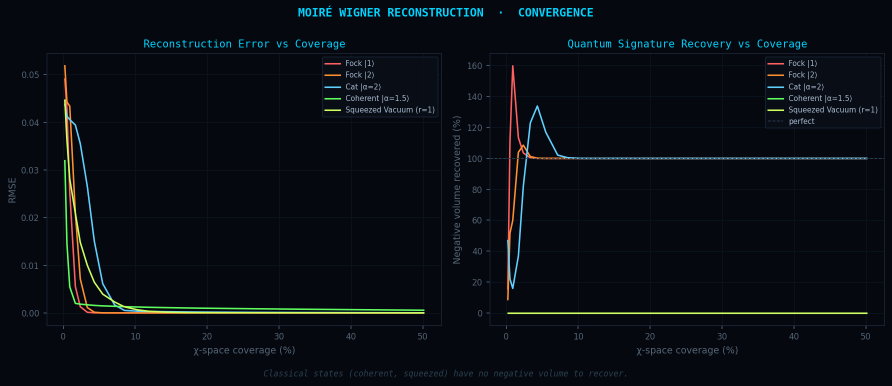
#> input picture Moiré Quantum Phase-Space Reconstructor/convergence.png, 1784 x 772 px (shown at 1/2 size)
$ python make_fig2d_v4.py '../../../Moiré Quantum Phase-Space Reconstructor/convergence.png'
#> lines starting #> are read from the running program, lines starting #| are printed output that depends on the picture
"""Regenerates panel (d) of Fig. 2 (arXiv:2608.18886 v4) from the ten exact-profile
harmonics a_k (as in protocol_sensitivity_v2_1.py), normalized to the mean, and pastes it
over the lower-right quadrant of the v3 figure. Usage: python make_fig2d_v4.py paper_fig1_mechanics.png
Writes panel_d.png and paper_fig1_mechanics_v4.png. v3's panel (d) was normalized to the
CHSH-angle value, which made the fringe read as zero there."""
import numpy as np, matplotlib
matplotlib.use('Agg')
import matplotlib.pyplot as plt
plt.rcParams.update({'font.family':'DejaVu Sans','font.size':9,'mathtext.fontset':'dejavusans'})
from PIL import Image
A_K=np.array([5.773052e-02,9.834086e-03,3.100640e-03,1.331055e-03,6.853649e-04,
              3.973659e-04,2.503605e-04,1.677163e-04,1.177647e-04,8.582444e-05])
k=np.arange(1,11)
R=lambda d: 1+np.sum(A_K[:,None]*np.cos(4*k[:,None]*np.deg2rad(d)[None,:]),axis=0)
D=np.linspace(0,90,901)
G='#1d9e75'; O='#d85a30'; C='#555577'
W,H,dpi=977,702,170
fig=plt.figure(figsize=(W/dpi,H/dpi),dpi=dpi)
ax=fig.add_axes([122.5/W,1-604.5/H,(950.5-122.5)/W,(599.5-60.5)/H])
ax.plot(D,R(D),color=G,lw=2,label='this class: cos 4$\\Delta$ fringe')
ax.axhline(1.0,color=O,ls='--',lw=1.5,label='quantum mechanics: flat')
rc=R(np.array([22.5]))[0]
for x in (22.5,67.5):
    ax.axvline(x,color=C,ls=':',lw=1)
    ax.plot([x],[rc],'o',color=C,ms=4,zorder=5)
ax.plot([22.5,67.5],[rc,rc],color=C,ls=':',lw=1)
ax.text(24,1.055,'CHSH angle:\n%.3f of mean'%rc,color=C,fontsize=8,va='center')
ax.text(52.5,1.055,'CHSH angle:\n%.3f of mean'%rc,color=C,fontsize=8,va='center')
ax.text(45,rc-0.004,'equal, not zero',color=C,fontsize=8,ha='center',va='top')
r0,r45=R(np.array([0.0]))[0],R(np.array([45.0]))[0]
ax.plot([0,45],[r0,r45],'s',mfc='white',mec=G,ms=5,zorder=6)
ax.text(45,r45-0.003,'0° vs 45°: ratio %.2f'%(r0/r45),color=G,fontsize=8,ha='center',va='top')
ax.set_xlim(-4.5,94.5); ax.set_ylim(0.935,1.09)
ax.set_xlabel('relative angle $\\Delta$ (deg)')
ax.set_ylabel('total coincidence rate (norm. to mean)')
ax.set_title('(d) The fourfold-sum fringe: equal values,\nnot zero, at the two CHSH relative angles',fontsize=10)
ax.legend(loc='upper center',fontsize=8)
fig.savefig('panel_d.png',dpi=dpi)
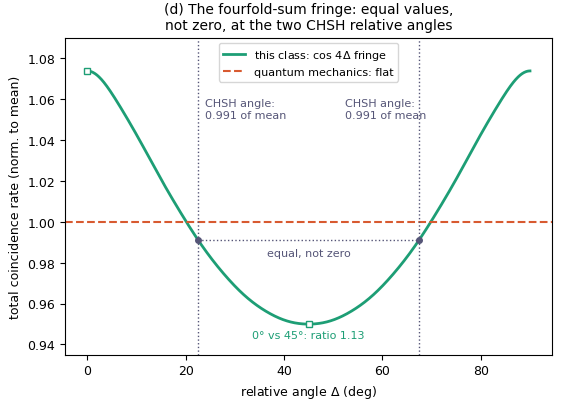
#> figure drawn by matplotlib, 1 panel; curve peaks at x = 0, y = 1.07
print('R0',r0,'R45',r45,'R22.5',rc,'ratio',r0/r45)
import sys
src=sys.argv[1] if len(sys.argv)>1 else 'paper_fig1_mechanics.png'
orig=Image.open(src).convert('RGBA')
#> orig is the input picture: PIL image 1784x772 RGBA; mean R, G, B, A 8.8, 13.6, 19.8, 255
p=Image.open('panel_d.png').convert('RGBA'); print(p.size)
#> after `p = Image.open('panel_d.png').convert('RGBA')`:
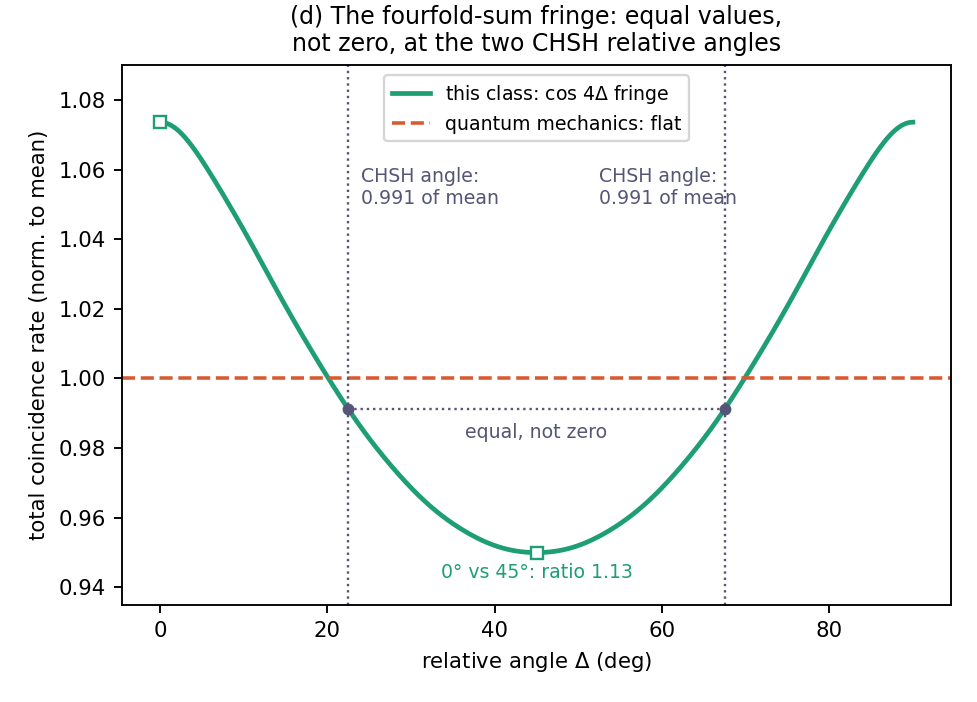
#> p: PIL image 977x702 RGBA; mean R, G, B, A 245.4, 246.3, 245.9, 255
new=orig.copy(); new.paste(p,(978,760))
new.save('paper_fig1_mechanics_v4.png',dpi=(170,170))

$ run again, on Moiré Quantum Phase-Space Reconstructor/reconstruction_fock1.png
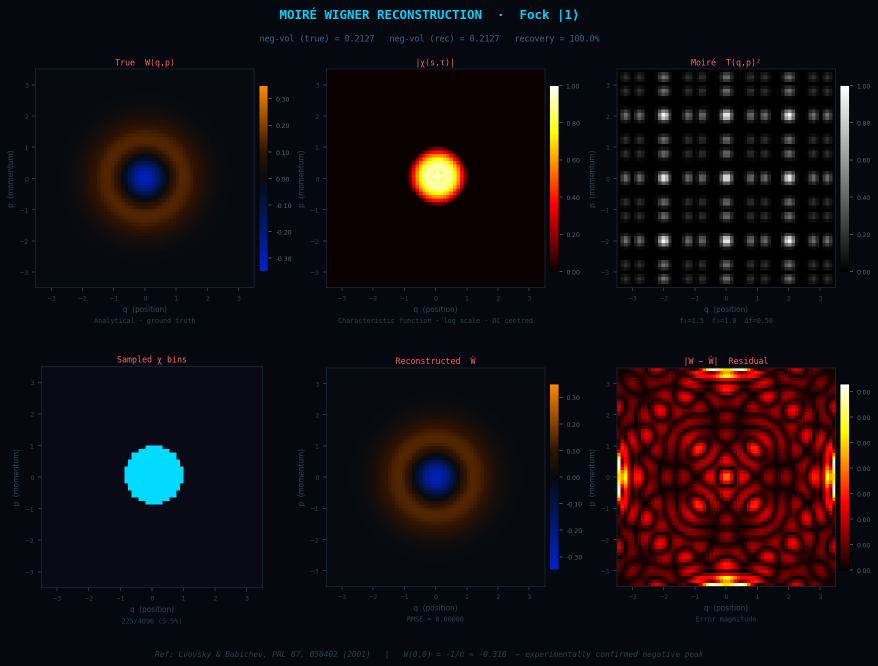
#> input picture Moiré Quantum Phase-Space Reconstructor/reconstruction_fock1.png, 1756 x 1332 px (shown at 1/2 size)
#> orig is the input picture: PIL image 1756x1332 RGBA; mean R, G, B, A 19.1, 12.5, 16.3, 255
#> `new.paste(p, (978, 760))`:
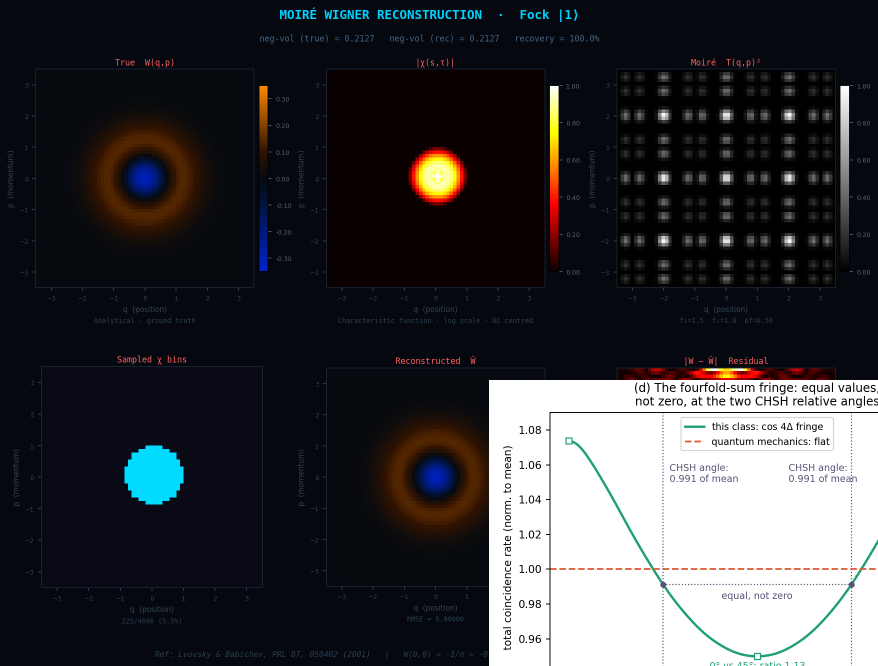
#> new: PIL image 1756x1332 RGBA (shown at 1/2 size); mean R, G, B, A 57.1, 57.3, 60.8, 255
